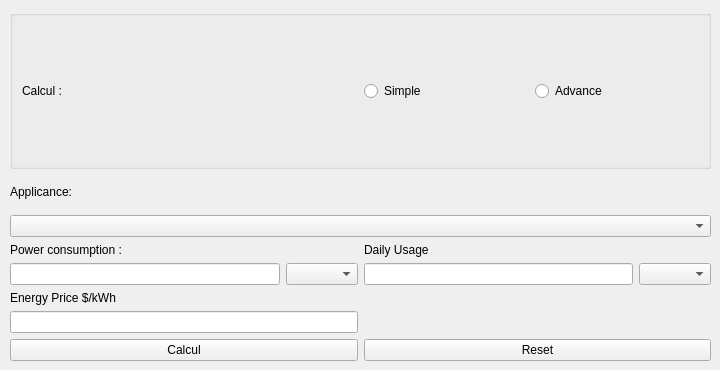
    <widget class="QWidget" name="electricityCost">
     <attribute name="title">
      <string>Electricity Cost</string>
     </attribute>
     <widget class="QWidget" name="layoutWidget">
      <property name="geometry">
       <rect>
        <x>10</x>
        <y>10</y>
        <width>701</width>
        <height>351</height>
       </rect>
      </property>
      <layout class="QGridLayout" name="gridLayout_20">
       <item row="0" column="0" colspan="2">
        <widget class="QGroupBox" name="groupBox">
         <property name="title">
          <string/>
         </property>
         <layout class="QGridLayout" name="gridLayout_19">
          <item row="0" column="1">
           <layout class="QHBoxLayout" name="horizontalLayout">
            <item>
             <widget class="QRadioButton" name="radioButton_simpleElectricCOst">
              <property name="text">
               <string>Simple</string>
              </property>
             </widget>
            </item>
            <item>
             <widget class="QRadioButton" name="radioButton_complexElectricCOst">
              <property name="text">
               <string>Advance</string>
              </property>
             </widget>
            </item>
           </layout>
          </item>
          <item row="0" column="0">
           <widget class="QLabel" name="label_13">
            <property name="text">
             <string>Calcul :        </string>
            </property>
           </widget>
          </item>
         </layout>
        </widget>
       </item>
       <item row="1" column="0" colspan="2">
        <layout class="QVBoxLayout" name="verticalLayout_6">
         <item>
          <widget class="QLabel" name="label_15">
           <property name="text">
            <string>Applicance: </string>
           </property>
          </widget>
         </item>
         <item>
          <widget class="QComboBox" name="electricity_appliance"/>
         </item>
         <item>
          <layout class="QGridLayout" name="gridLayout_21">
           <item row="1" column="1">
            <layout class="QVBoxLayout" name="verticalLayout_8">
             <item>
              <widget class="QLabel" name="label_17">
               <property name="text">
                <string>Daily Usage</string>
               </property>
              </widget>
             </item>
             <item>
              <layout class="QHBoxLayout" name="horizontalLayout_3">
               <item>
                <widget class="QLineEdit" name="electricityCost_dailyUsageInput"/>
               </item>
               <item>
                <widget class="QComboBox" name="electricCost_unitCostPerTime_2"/>
               </item>
              </layout>
             </item>
            </layout>
           </item>
           <item row="1" column="0">
            <layout class="QVBoxLayout" name="verticalLayout_7">
             <item>
              <widget class="QLabel" name="label_16">
               <property name="text">
                <string>Power consumption :</string>
               </property>
              </widget>
             </item>
             <item>
              <layout class="QHBoxLayout" name="horizontalLayout_4">
               <item>
                <widget class="QLineEdit" name="electricityCost_wattageInput"/>
               </item>
               <item>
                <widget class="QComboBox" name="electricCost_unitPowerConsuption"/>
               </item>
              </layout>
             </item>
            </layout>
           </item>
           <item row="2" column="0">
            <layout class="QVBoxLayout" name="verticalLayout_9">
             <item>
              <widget class="QLabel" name="label_18">
               <property name="text">
                <string>Energy Price $/kWh</string>
               </property>
              </widget>
             </item>
             <item>
              <layout class="QHBoxLayout" name="horizontalLayout_2">
               <item>
                <widget class="QLineEdit" name="electricityCost_costInput">
                 <property name="styleSheet">
                  <string notr="true"/>
                 </property>
                 <property name="placeholderText">
                  <string/>
                 </property>
                </widget>
               </item>
              </layout>
             </item>
            </layout>
           </item>
          </layout>
         </item>
        </layout>
       </item>
       <item row="4" column="1">
        <widget class="QPushButton" name="electricityCost_reset">
         <property name="text">
          <string>Reset</string>
         </property>
        </widget>
       </item>
       <item row="4" column="0">
        <widget class="QPushButton" name="electricityCost_calc">
         <property name="text">
          <string>Calcul</string>
         </property>
        </widget>
       </item>
      </layout>
     </widget>
    </widget>
